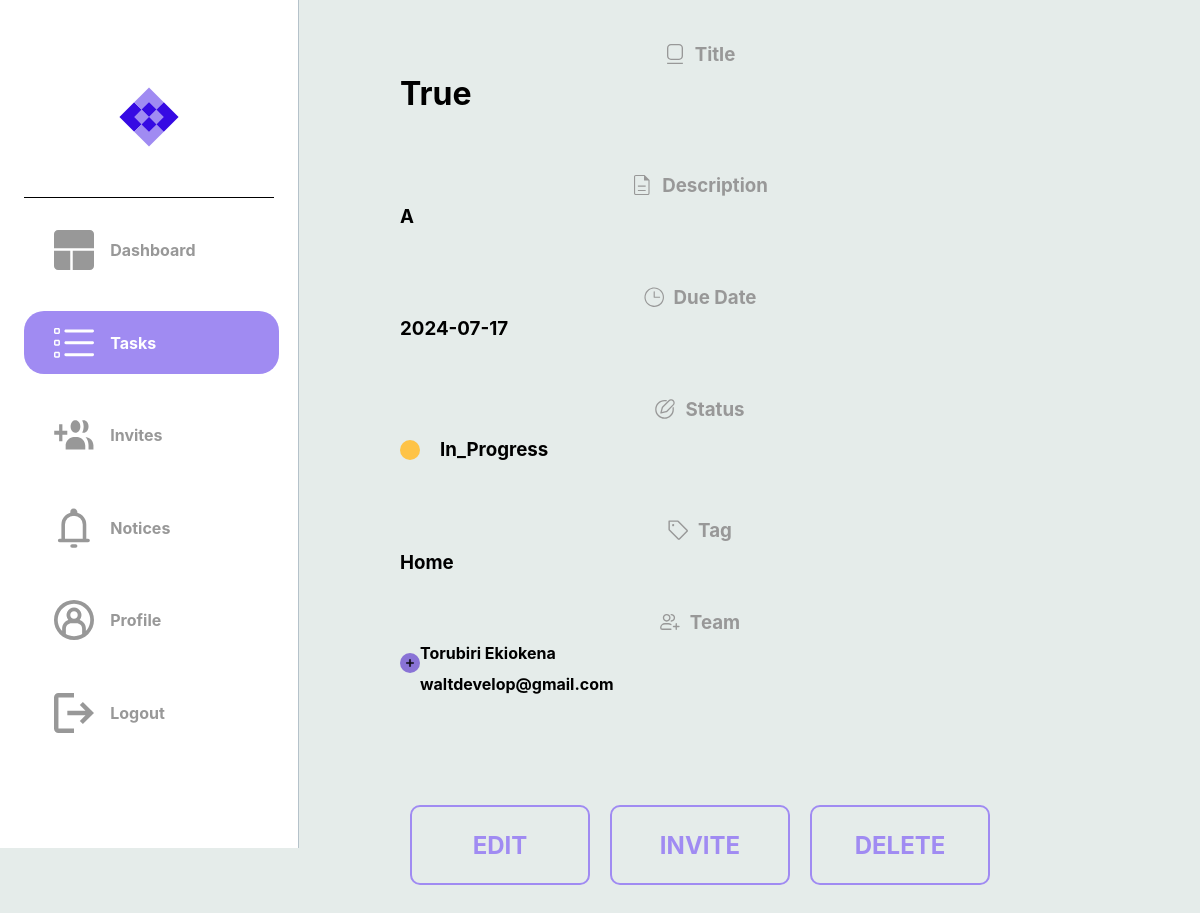
The page /task/1 (signed in) on the database its author committed.
### dotask/models.py (models this page shows)
class Task(db.Model):
    __tablename__ = "task"
    id = db.Column(db.Integer, primary_key=True)
    title = db.Column(db.String(100), nullable=False)
    description = db.Column(db.String(400), nullable=False)
    due_date = db.Column(db.Date, nullable=False)
    status = db.Column(Enum(TaskStatus))
    tag = db.Column(Enum(TaskTag))
    users = relationship('User', secondary=user_task,
    backref='tasks')

class User(db.Model, UserMixin):
    __tablename__ = "user"
    id = db.Column(db.Integer, primary_key=True)
    email = db.Column(db.String(50), nullable=False, unique=True)
    password = db.Column(db.String(30), nullable=False)
    username = db.Column(db.String(30), nullable=False, unique=True)
    first_name = db.Column(db.String(30), nullable=False)
    last_name = db.Column(db.String(30), nullable=False)
    assigned_tasks = relationship('Task', secondary=user_task, backref='assigned_to')
    notes = relationship('Notification', secondary=user_notification, backref='note')

### dotask/routes.py (the view)
@app.route("/task/<task_id>/<notice_id>", methods=['GET','POST'])
@app.route("/task/<task_id>", methods=['GET','POST'])
@login_required
def hello_each_task(task_id, team=None, notice_id=None):
    task = Task.query.get_or_404(task_id)
    team = task.users
    notices = current_user.notes
    if current_user not in team:
        flash(f'Cannnot access that task')
        return render_template("dashboard.html", task=task)
    else:
        try:
            if notice_id is not None:
                notification = Notification.query.get(notice_id)
                notification.seen = True
                db.session.commit()
                return redirect(url_for('hello_each_task',task_id=task_id), notices=notices)
            else:
                if task:
                    return render_template("each_task.html", task=task, team=team, notices=notices)
        except:
            return redirect(url_for('hello_each_task', task_id=task_id))

### dotask/routes.py (called while the page is built)
@app.after_request
def after_request(response):
    response.headers["Cache-Control"] = "no-cache, no-store, must-revalidate"
    return response

@login_manager.user_loader
def load_user(user_id):
    return User.query.get(user_id)

### dotask/templates/each_task.html (shortened to what this page needs)
{% extends "layout.html" %}
{% block head %}
    <link rel="stylesheet" {% block css_tab_colour %} href="../static/css/tasks.css">
    {% endblock %}
{% endblock %}
{% block task_image_colour %}
    <a class="a2" href="{{ url_for('hello_tasks') }}">
    <div id="logos">
        <img class="imgs" src="../static/svg/tasks_active.svg">
        <h4 class="sidebar-text">Tasks</h4>
    </div>
    </a>
{% endblock task_image_colour %}
{% block tasks %}
    {% if task %}
        <div class="task-header">
            <img src="../static/svg/title.svg">
            <h3 class="grey_tags">Title</h3>
        </div>
        <h1 id="status-in-task">{{ task['title'] }}</h1>
        <br>
        <div class="task-header">
            <img src="../static/svg/description.svg">
            <h3 class="grey_tags">Description</h3>
        </div>
        <h3 id="status-in-task">{{ task['description'] }}</h3>
        <br>
        <div class="task-header">
            <img src="../static/svg/due_dates.svg">
            <h3 class="grey_tags">Due Date</h3>
        </div>
        <h3 id="status-in-task">{{ task['due_date'] }}</h3>
        <br>
        <div class="task-header">
            <img src="../static/svg/status.svg">
            <h3 class="grey_tags">Status</h3>
        </div>
        <div class="status-in-task">
            <div class="message-dot {% if task.status.name == 'In_Progress' %}progress-task
            {% elif task.status.name == 'Completed' %}completed-task
            {% elif task.status.name == 'Cancelled' %}cancelled-task
            {% else %}unknown-task
            {% endif %}">
            </div>
            <h3>{{ task.status.name }}</h3>
        </div>
        <br>
        <div class="task-header">
            <img src="../static/svg/tag.svg">
            <h3 class="grey_tags">Tag</h3>
        </div>
        <h3 id="status-in-task">{{ task.tag.name }}</h3>
        {% if team and team|length > 1 %}
            <div class="task-header">
                <img src="../static/svg/teams.svg">
                <h3 class="grey_tags">Team</h3>
            </div>
            {% for member in team %}
                {% if member.email != current_user.email %}
                <div class="task-header-edit">
                    <div><img src="../static/svg/add_task.svg"></div>
                    <div>
                        <h4 id="status-in-task"> {{ member.last_name }} {{ member.first_name }} </h4>
                        <h4 id="status-in-task"> {{ member.email }} </h4>
                    </div>
                </div>
                {% endif  %}
            {% endfor %}
        {% endif %}
        <div class="task-clickables">
            <a href="{{ url_for('hello_edit_task', task_id=task['id']) }}">
                <div class="">
                    <h2>EDIT</h2>
                </div>
            </a>
            <a href="{{ url_for('hello_invite_to_task', task_id=task['id'], ) }}">
                <div class="">
                    <h2>INVITE</h2>
                </div>
            </a>
            <a href="{{ url_for('hello_delete_task', task_id=task['id']) }}">
                <div class="">
                    <h2>DELETE</h2>
                </div>
            </a>
        </div>
        {% else %}
        <h1>No task found.</h1>
    {% endif %}
{% endblock tasks %}

### dotask/static/css/layout.css (style rules this page uses)
@media (min-width: 768px) { body { margin: auto; padding-bottom: 10vh; background-color: #E5ECEA; display: flex; font-family: inter; } }
@media (min-width: 768px) { a { text-decoration: none; color: black; } }
@media (min-width: 768px) { .sidebar > div > a { width: 90%; text-decoration: none; } }
@media (min-width: 768px) { .sidebar > div > a > div { width: 100%; height: 10%; padding-left: 30px; margin: 5% auto; border-radius: 20px; } }
@media (min-width: 768px) { #logos { width: 100%; display: grid; grid-template-columns: 1fr 3fr; align-items: center; } }
@media (min-width: 768px) { .sidebar-text { color: #989898; font-size: 1rem; } }
@media (min-width: 768px) { .imgs { height: 40px; width: 40px; } }

### dotask/static/css/tasks.css (style rules this page uses)
@media (min-width: 768px) { .a2 > div { background-color: #A08BF2; width: 100%; height: 10%; padding-left: 30px; margin: 5% auto; border-radius: 20px; color: white; } }
@media (min-width: 768px) { .a2 > div > h4 { color: white; } }
@media (min-width: 768px) { .a2 > div > img { fill: #FFFFFF; } }
@media (min-width: 768px) { .message-dot { width: 20px; height: 20px; border-radius: 50px; } }
@media (min-width: 768px) { .progress-task { background-color: #FEC347; } }
@media (min-width: 768px) { .grey_tags { color: #989898; } }
@media (min-width: 768px) { .status-in-task { display: flex; justify-content: start; align-items: center; margin-top: -20px; } }
@media (min-width: 768px) { #status-in-task { margin-top: -10px; } }
@media (min-width: 768px) { .task-header { margin: 0; padding: 0; display: flex; align-items: center; justify-self: center; } }
@media (min-width: 768px) { .task-header-edit { margin: 0; padding: 0; display: flex; } }
@media (min-width: 768px) { .task-header-edit > div { display: block; padding-bottom: 30px; } }
@media (min-width: 768px) { .task-header-edit > div > img { width:20px; height:20px; } }
@media (min-width: 768px) { .task-header > img { width:20px; height:20px; margin-right: 10px; } }
@media (min-width: 768px) { .status-in-task > h3 { padding-left: 20px; } }
@media (min-width: 768px) { .task-clickables { margin-top: 50px; width: 100%; height: 100px; display: flex; flex-direction: row; justify-content: space-between; align-self: center; } }
@media (min-width: 768px) { .task-clickables > a { width: 80%; display: flex; justify-content: center; align-items: center; } }
@media (min-width: 768px) { .task-clickables > a { width: 80%; border:2px solid #A08BF2; color: #A08BF2; border-radius: 10px; margin: 10px; } }

### rows shown on the page
Task: title "True", description "A", due_date "2024-07-17", status.name "In_Progress", tag.name "Home"
User: last_name "Torubiri", first_name "Ekiokena", email "waltdevelop@gmail.com"
